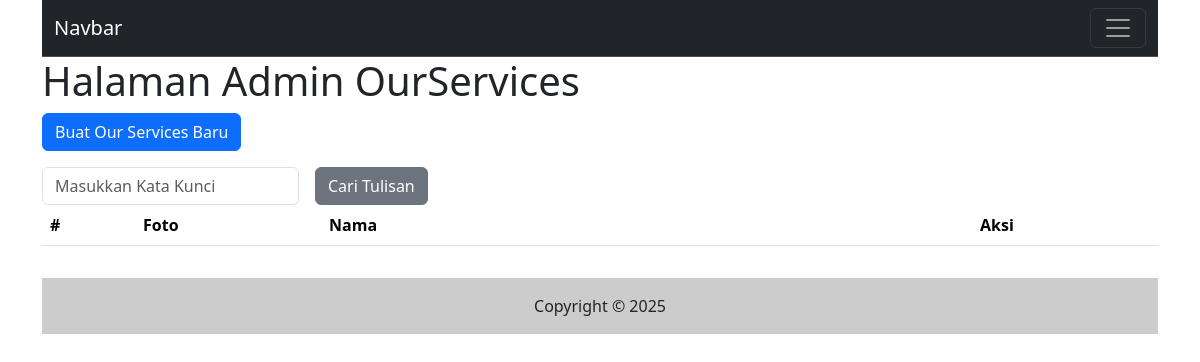
Page /admin/ourservices.php on the earlier database version.
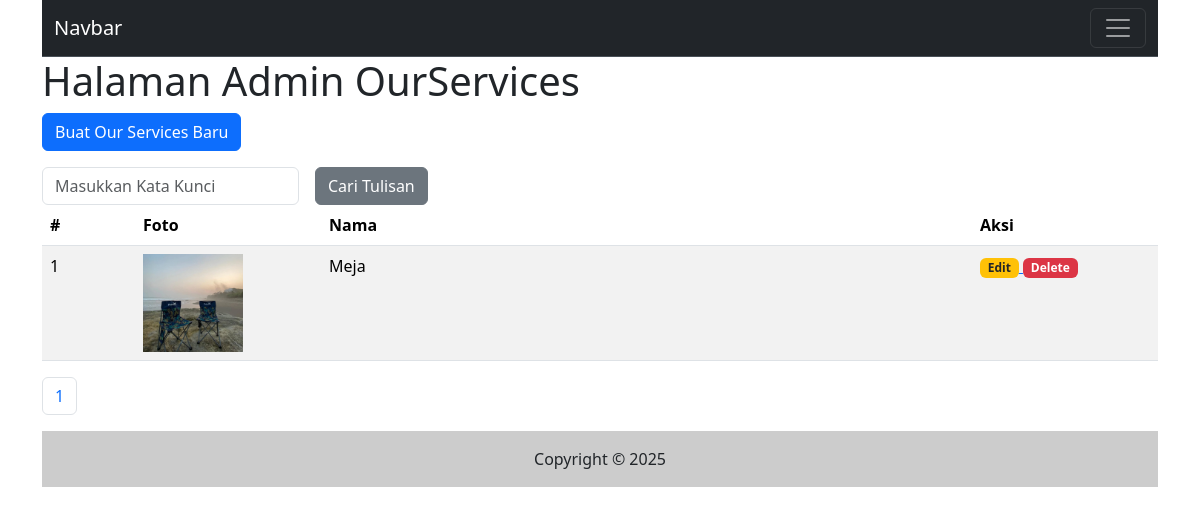
Same page on the later database version.
### tables this page shows
CREATE TABLE `ourservices` (
  `id` int(11) NOT NULL,
  `nama` varchar(255) NOT NULL,
  `foto` varchar(255) NOT NULL,
  `isi` text NOT NULL,
  `tgl_isi` timestamp NOT NULL DEFAULT current_timestamp()
);

### inc/inc_fungsi.php (called while the page is built, shortened)
<?php
function ourservices_foto($id){
    global $koneksi;
    $sql1   = "select * from ourservices where id = '$id'";
    $q1     = mysqli_query($koneksi,$sql1);
    $r1     = mysqli_fetch_array($q1);
    $foto   = $r1['foto'];
    if($foto){
        return $foto;
    }else{
        return 'ourservices_default_picture.png';
    }
}

### admin/ourservices.php (the view, shortened to what this page needs)
<?php include("inc_header.php") ?>
<?php
$katakunci = (isset($_GET['katakunci'])) ? $_GET['katakunci'] : "";
?>
<h1>Halaman Admin OurServices</h1>
<p>
    <a href="ourservices_input.php">
        <input type="button" class="btn btn-primary" value="Buat Our Services Baru" />
    </a>
</p>
<form class="row g-3" method="get">
    <div class="col-auto">
        <input type="text" class="form-control" placeholder="Masukkan Kata Kunci" name="katakunci" value="<?php echo $katakunci ?>" />
    </div>
    <div class="col-auto">
        <input type="submit" name="cari" value="Cari Tulisan" class="btn btn-secondary" />
    </div>
</form>
<table class="table table-striped">
    <thead>
        <tr>
            <th class="col-1">#</th>
            <th class="col-2">Foto</th>
            <th>Nama</th>
            <th class="col-2">Aksi</th>
        </tr>
    </thead>
    <tbody>
        <?php
        $sqltambahan = "";
        $per_halaman = 5;
        $sql1   = "select * from ourservices $sqltambahan";
        $page   = isset($_GET['page'])?(int)$_GET['page']:1;
        $mulai  = ($page > 1) ? ($page * $per_halaman) - $per_halaman : 0;
        $q1     = mysqli_query($koneksi,$sql1);
        $total  = mysqli_num_rows($q1);
        $pages  = ceil($total / $per_halaman);
        $nomor  = $mulai + 1;
        $sql1   = $sql1." order by id desc limit $mulai,$per_halaman";
        $q1     = mysqli_query($koneksi, $sql1);
        while ($r1 = mysqli_fetch_array($q1)) {
        ?>
            <tr>
                <td><?php echo $nomor++ ?></td>
                <td><img src="../gambar/<?php echo ourservices_foto($r1['id'])?>" style="max-height:100px;max-width:100px"/></td>
                <td><?php echo $r1['nama'] ?></td>
                <td>
                    <a href="ourservices_input.php?id=<?php echo $r1['id']?>">
                        <span class="badge bg-warning text-dark">Edit</span>
                    </a>
                    <a href="ourservices.php?op=delete&id=<?php echo $r1['id'] ?>" onclick="return confirm('Apakah yakin mau hapus data bro?')">
                        <span class="badge bg-danger">Delete</span>
                    </a>
                </td>
            </tr>
        <?php
        }
        ?>
    </tbody>
</table>
<nav aria-label="Page navigation example">
    <ul class="pagination">
        <?php
        $cari = isset($_GET['cari'])? $_GET['cari'] : "";
        for($i=1; $i <= $pages; $i++){
            ?>
            <li class="page-item">
                <a class="page-link" href="ourservices.php?katakunci=<?php echo $katakunci?>&cari=<?php echo $cari?>&page=<?php echo $i ?>"><?php echo $i ?></a>
            </li>
            <?php
        }
        ?>
    </ul>
</nav>
<?php include("inc_footer.php") ?>

### admin/inc_header.php (shortened to what this page needs)
<?php
include("../inc/inc_koneksi.php");
include("../inc/inc_fungsi.php");
?>
<!DOCTYPE html>
<html lang="en">
<head>
    <link href="https://cdn.jsdelivr.net/npm/bootstrap@5.3.3/dist/css/bootstrap.min.css" rel="stylesheet">
    <link href="https://cdnjs.cloudflare.com/ajax/libs/summernote/0.8.18/summernote.min.css" rel="stylesheet">
    <link rel="stylesheet" href="https://pro.fontawesome.com/releases/v5.10.0/css/all.css"/>
</head>
<body class="container">
    <header>
        <nav class="navbar bg-dark border-bottom border-body" data-bs-theme="dark">
            <div class="container-fluid">
                <a class="navbar-brand" href="#">Navbar</a>
                <button class="navbar-toggler" type="button" data-bs-toggle="collapse" data-bs-target="#navbarNav" aria-controls="navbarNav" aria-expanded="false" aria-label="Toggle navigation">
                    <span class="navbar-toggler-icon"></span>
                </button>
            </div>
        </nav>
    </header>
<main>

### admin/inc_footer.php (shortened to what this page needs)
</main>
<footer class="bg-light">
    <div class="text-center p-3" style="background:#CCCCCC">
        Copyright &copy; 2025
     </div>
</footer>
</body>
</html>

Differences in the rows shown:
added ourservices: id+foto (picture), nama "Meja"
Other differences:
new list line: "1"
